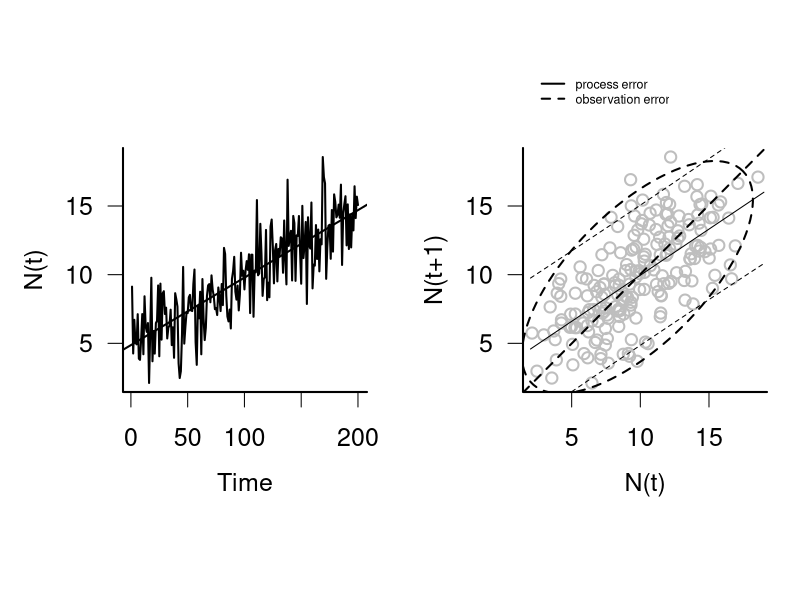

Here is the R script that generated this plot:
## ---- chunk 1
tvec = 1:200
a.true=5
b.true=0.05 ## 0.01
x0 = rnorm(200,mean=a.true+b.true*tvec,sd=2)
x = x0[-200]
y = x0[-1]
lm.ols = lm(x0~tvec)
lm1 = lm(y~x)
lm2 = lm(x~y)
tmpf=function(p) {
  a=p[1]
  b=p[2]
  sum((y-b*x-a)^2/(b^2+1))
}
O1 = optim(fn=tmpf,par=c(1,1))
a1 = arima(x0,c(1,0,0))
## ---- chunk 2
op=par(pty="s",mfrow=c(1,2),cex=1.5,mgp=c(2.5,1,0),
  mar=c(4,4,2,1)+0.1,las=1,lwd=2,bty="l")
plot(x0,xlab="Time",ylab="N(t)",type="l")
abline(lm.ols,lwd=2)
plot(x,y,
     xlab="N(t)",ylab="N(t+1)",col="gray")
xvec = seq(floor(min(x)),ceiling(max(x)),length.out=100)
matlines(xvec,predict(lm1,interval="prediction",newdata=data.frame(x=xvec)),
         col=1,lty=c(1,2,2))
invisible(require(ellipse,quietly=TRUE))
cov1 = cov(cbind(x,y))
lines(ellipse(cov1,centre=c(mean(x),mean(y))),lty=2)
## calculate principal axis
e1 = eigen(cov1)$values[1]
rmaslope = sqrt(coef(lm1)[2]*coef(lm2)[2])
## y = a+e1*x
##abline(a=mean(y)-e1*mean(x),b=e1)
##abline(a=mean(y)-rmaslope*mean(x),b=rmaslope,col=2)
abline(a=O1$par[1],b=O1$par[2],lty=2)
par(xpd=NA)
legend(2,25,c("process error","observation error"),
       lty=1:2,bty="n", cex = 0.5)
par(xpd=FALSE)
par(op)
